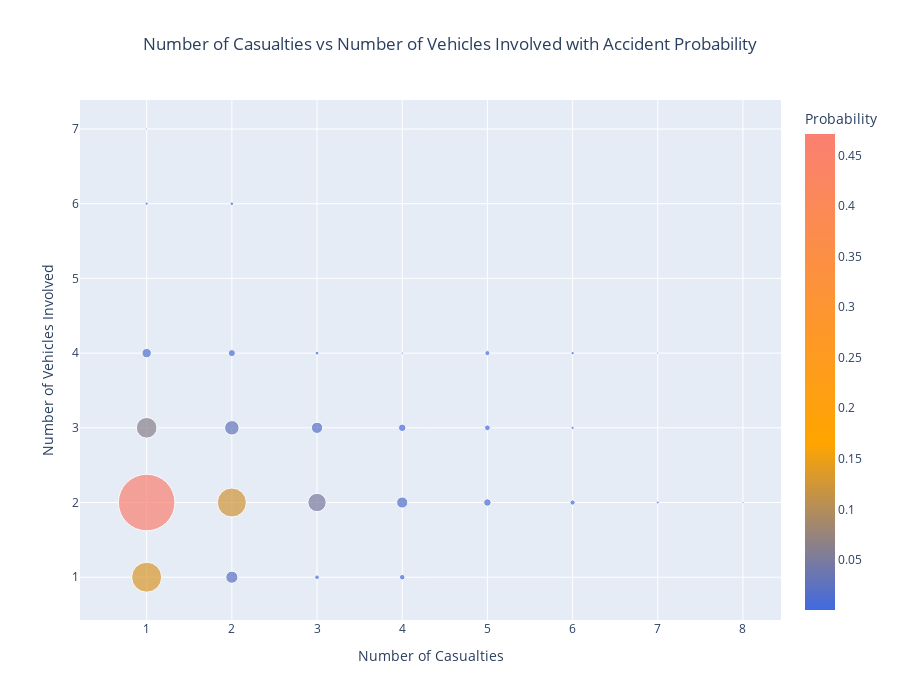

Notebook source saved alongside this figure:
### Markdown cell above
---

### Code cell
value_counts_df = accidents.groupby(['Number_of_casualties', 'Number_of_vehicles_involved']).size().reset_index(name='counts')
total_accidents = accidents.shape[0]
value_counts_df['probability'] = value_counts_df['counts'] / total_accidents

custom_color_scale = [
    [0, "royalblue"],
    [0.35, "orange"],
    [1, "salmon"]
]

fig = px.scatter(value_counts_df, 
                 x="Number_of_casualties", 
                 y="Number_of_vehicles_involved", 
                 size="counts",
                 color="probability",
                 title="Number of Casualties vs Number of Vehicles Involved with Accident Probability",
                 labels={"Number_of_casualties": "Number of Casualties", 
                         "Number_of_vehicles_involved": "Number of Vehicles Involved", 
                         "probability": "Probability"},
                 color_continuous_scale=custom_color_scale,
                 hover_data=["counts", "probability"],
                 size_max=40,
                 width=900,
                 height=700)

fig.update_layout(xaxis=dict(fixedrange=True),
                yaxis=dict(fixedrange=True), title_x=0.5)
fig.show()

### Figure 1 — Plotly figure (JSON) as saved in the notebook; plotly's stock layout.template omitted (floating-point values rounded to 4 significant figures)
{"data": [{"customdata": [[1635, 0.1328], [5803, 0.4712], [774, 0.06285], [160, 0.01299], [18, 0.001462], [7, 0.0005684], [266, 0.0216], [1530, 0.1242], [380, 0.03085], [90, 0.007308], [24, 0.001949], [39, 0.003167], [610, 0.04953], [232, 0.01884], [28, 0.002273], [56, 0.004547], [225, 0.01827], [103, 0.008363], [10, 0.000812], [101, 0.008201], [60, 0.004872], [46, 0.003735], [49, 0.003979], [19, 0.001543], [21, 0.001705], [14, 0.001137], [8, 0.0006496], [8, 0.0006496]], "hovertemplate": "Number of Casualties=%{x}<br>Number of Vehicles Involved=%{y}<br>counts=%{customdata[0]}<br>Probability=%{marker.color}<extra></extra>", "legendgroup": "", "marker": {"color": [0.1328, 0.4712, 0.06285, 0.01299, 0.001462, 0.0005684, 0.0216, 0.1242, 0.03085, 0.007308, 0.001949, 0.003167, 0.04953, 0.01884, 0.002273, 0.004547, 0.01827, 0.008363, 0.000812, 0.008201, 0.004872, 0.003735, 0.003979, 0.001543, 0.001705, 0.001137, 0.0006496, 0.0006496], "coloraxis": "coloraxis", "size": [1635, 5803, 774, 160, 18, 7, 266, 1530, 380, 90, 24, 39, 610, 232, 28, 56, 225, 103, 10, 101, 60, 46, 49, 19, 21, 14, 8, 8], "sizemode": "area", "sizeref": 3.627, "symbol": "circle"}, "mode": "markers", "name": "", "orientation": "v", "showlegend": false, "type": "scatter", "x": [1, 1, 1, 1, 1, 1, 2, 2, 2, 2, 2, 3, 3, 3, 3, 4, 4, 4, 4, 5, 5, 5, 6, 6, 6, 7, 7, 8], "xaxis": "x", "y": [1, 2, 3, 4, 6, 7, 1, 2, 3, 4, 6, 1, 2, 3, 4, 1, 2, 3, 4, 2, 3, 4, 2, 3, 4, 2, 4, 2], "yaxis": "y"}], "layout": {"coloraxis": {"colorbar": {"title": {"text": "Probability"}}, "colorscale": [[0, "royalblue"], [0.35, "orange"], [1, "salmon"]]}, "height": 700, "legend": {"itemsizing": "constant", "tracegroupgap": 0}, "title": {"text": "Number of Casualties vs Number of Vehicles Involved with Accident Probability", "x": 0.5}, "width": 900, "xaxis": {"anchor": "y", "domain": [0, 1], "fixedrange": true, "title": {"text": "Number of Casualties"}}, "yaxis": {"anchor": "x", "domain": [0, 1], "fixedrange": true, "title": {"text": "Number of Vehicles Involved"}}}}
